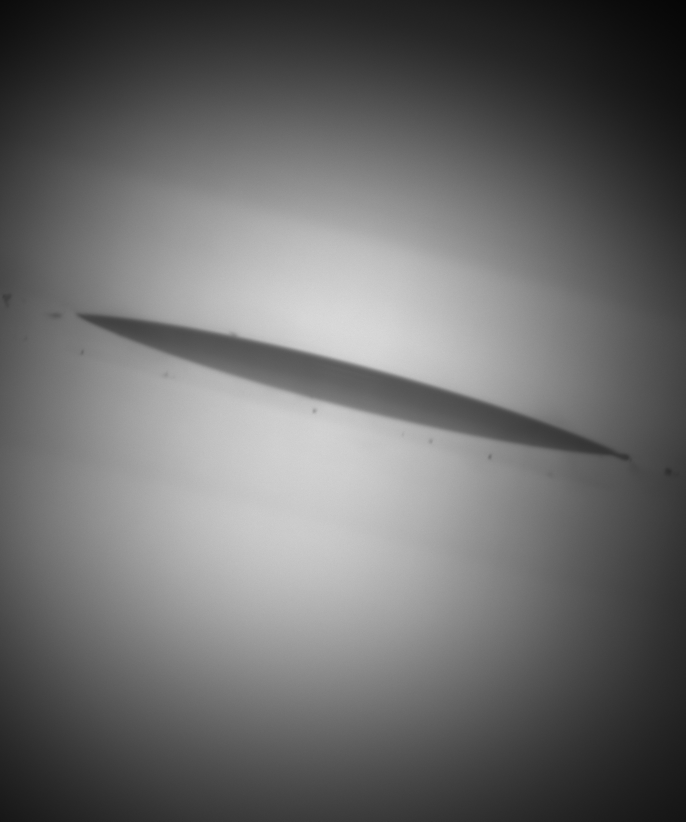
#> input picture OpenCV/img_contact_angle/23.png, 2056 x 2464 px, found by its file name (shown at 1/3 size)
$ jupyter execute Harris_detection.ipynb   (shell and % lines are left out)   (older library calls are emulated)
#> lines starting #> are read from the running program, lines starting #| are printed output that depends on the picture; after the words box and inside, x2 and y2 are one past the last pixel; in counts of white or black regions, pixels touching at a corner belong together; long printed decimals are rounded
[cell 1]
import cv2
import os
import numpy as np
import matplotlib
import matplotlib.pyplot as plt
import pyDSA_core as dsa
import imutils
import re

[cell 2]
import os
os.environ['DISPLAY'] = ':1'
from scipy.spatial import distance as dist
from imutils import perspective
from imutils import contours
from PIL import Image
import numpy as np
import argparse
import imutils
import cv2
from cv2 import drawContours
import math
from typing import List
from skimage import filters
from networkx.algorithms.smallworld import sigma
import matplotlib.pyplot as plt
from skimage import data, filters, color, morphology
from skimage.segmentation import flood, flood_fill

[cell 3]
def img_show(img):
    plt.figure() # figsize=(10,10)
    plt.imshow(img, cmap='gray', vmin=0, vmax=255) # should set cmap="grey" otherwise img will be bluegreem
    plt.colorbar()
    plt.show()
    img.shape

def midpoint(ptA, ptB):
	return ((ptA[0] + ptB[0]) * 0.5, (ptA[1] + ptB[1]) * 0.5)

class Point(object):
    def __init__(self,x,y):
        self.x = x
        self.y = y

    def getX(self):
        return self.x
    def getY(self):
        return self.y

def getGrayDiff(img,currentPoint,tmpPoint):
    return abs(int(img[currentPoint.x,currentPoint.y]) - int(img[tmpPoint.x,tmpPoint.y]))

# [29 lines left out: functions selectConnects, regionGrow, not called in this run]


"""
#cv2.imshow('gauss_2_copy_3',gauss_2_copy_3)

seeds_ = [Point(int(center_x_list_2[1]), int(center_y_list_2[1]))]#,Point(int(center_x_list_2[2]), int(center_y_list_2[2])),Point(int(center_x_list_2[3]), int(center_y_list_2[3]))]
RGImg = regionGrow(closing_2, seeds, 3)
cv2.imshow('Region Growing',RGImg)

cv2.waitKey(0)
"""

[cell 4]
img = cv2.imread( "/home/bofeng/Desktop/BAM/Robot_platform/OpenCV/img_contact_angle/23.png")
#> img is the input picture: shape (2464, 2056, 3); min 5, max 225, mean 107.4
img_grey = cv2.cvtColor(img, cv2.COLOR_BGR2GRAY)
img_show(img = img_grey)
#> in img_show, `plt.show()`:
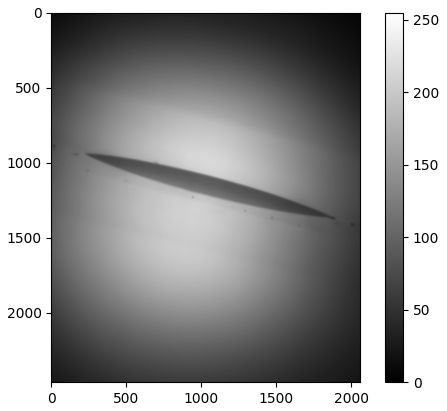
#> figure drawn by matplotlib, 2 panels
thres_min = img.min()
#> thres_min = 5
thres_max = img.max()
#> thres_max = 225
print("thres_min:",thres_min)
#| thres_min: 5
print("thres_max:" ,thres_max)
#| thres_max: 225

[cell 5]
img_grey_roi = img_grey [800:1500, 200:2000]
img_grey_roi_1 = img_grey_roi.copy()
img_show(img = img_grey_roi)
# img_grey_roi_c = img_grey_roi.copy
# try threshold firstly
ret, img_thres_90 = cv2.threshold(img_grey_roi, 90, 255, cv2.THRESH_BINARY_INV); # value = 90
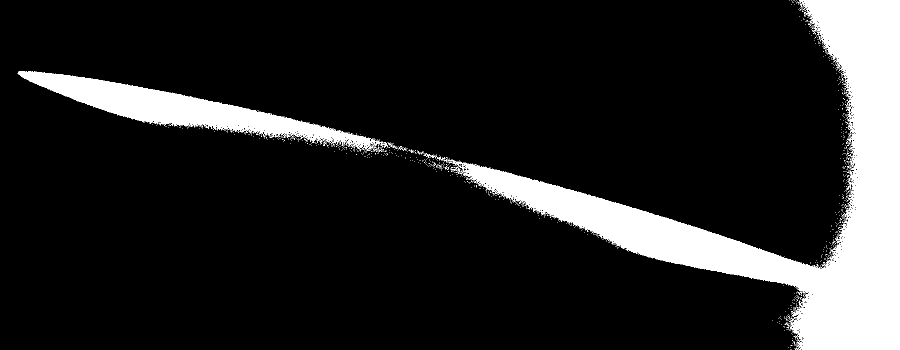
#> img_thres_90: shape (700, 1800) (shown at 1/2 size); 13.6% white; 1254 white regions (1244 under 20 px), largest, box (x1, y1, x2, y2) and area: (898, 0, 1800, 700) 139031, (35, 142, 761, 299) 29521, (853, 308, 872, 316) 48
img_show(img = img_thres_90)

ret, img_thres_140 = cv2.threshold(img_grey_roi, 140, 255, cv2.THRESH_BINARY_INV); # value = 90
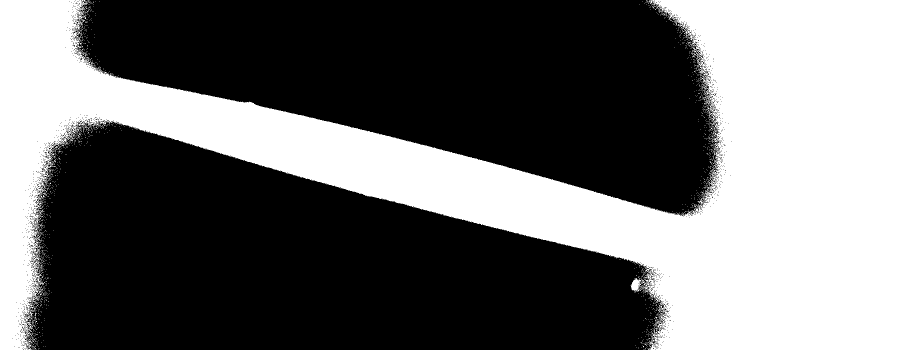
#> img_thres_140: shape (700, 1800) (shown at 1/2 size); 41.2% white; 1314 white regions (1307 under 20 px), largest, box (x1, y1, x2, y2) and area: (0, 0, 1800, 700) 516002, (1307, 656, 1316, 666) 30, (154, 265, 162, 277) 24
img_show(img = img_thres_140)

# seems that cant get both peak in the same time

[cell 6]
# use some open/close opration to ger rid of "noise"
Kernel_Blur = (13,13)
img_Gau = cv2.GaussianBlur(img_grey_roi,Kernel_Blur, 3)
img_show(img = img_Gau)
cv2.imwrite("img_Gau.png", img_Gau)

"""
img_blur = cv2.bilateralFilter(img_grey_roi, 9, 75, 75)
img_show(img = img_blur)
cv2.imwrite("img_blur.png", img_blur)
"""

img_edges = cv2.Canny(img_Gau,10,20)
#> img_edges: shape (700, 1800); 0.43% white in thin lines or dots, all inside (x1, y1, x2, y2) = (28, 133, 1690, 583)
img_show(img = img_edges)
#> in img_show (call 6), `plt.show()`:
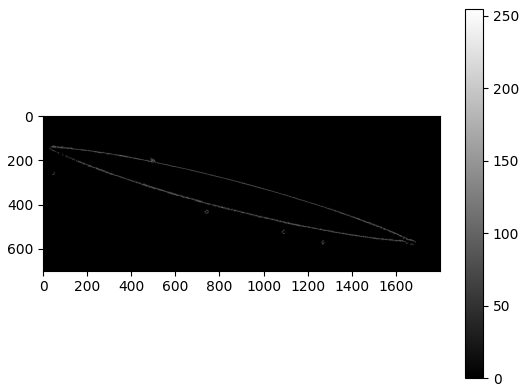
#> figure drawn by matplotlib, 2 panels
cv2.imwrite("Canny.png", img_edges)
#> Out = True

[cell 7]
flood_f = flood_fill(img_grey_roi, (0,0), 255, tolerance=5)
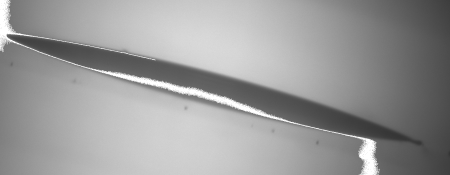
#> flood_f: shape (700, 1800) (shown at 1/4 size); min 49, max 255, mean 153.4
img_show(img = flood_f)
cv2.imwrite("flood.png", flood_f)
#> Out = True

[cell 8]
"""
seeds = [Point(0,0)]
RGImg = regionGrow(img_grey_roi, seeds, 5)
#cv2.imshow('Region Growing',RGImg)
img_show(img = RGImg)
"""

[cell 9]
Kernel_dial = cv2.getStructuringElement(cv2.MORPH_RECT, (5, 5))
Kernel_ero = cv2.getStructuringElement(cv2.MORPH_RECT, (5, 5))
Kernel_mor = cv2.getStructuringElement(cv2.MORPH_RECT, (6, 6))

imgDial = cv2.dilate(img_edges, Kernel_dial, iterations=4)
#> imgDial: shape (700, 1800); 6.9% white; 5 white regions, box (x1, y1, x2, y2) and area: (20, 125, 1698, 591) 82857, (724, 415, 760, 448) 1044, (1076, 505, 1107, 540) 963, (1256, 555, 1284, 589) 869, (35, 244, 60, 274) 661
img_show(img = imgDial)
cv2.imwrite("imgDial.png", imgDial)

img_morph_open = cv2.morphologyEx(imgDial, cv2.MORPH_OPEN, Kernel_mor, iterations=3)
#> img_morph_open: shape (700, 1800); 6.9% white; 5 white regions, box (x1, y1, x2, y2) and area: (23, 128, 1701, 594) 82857, (727, 418, 763, 451) 1044, (1079, 508, 1110, 543) 963, (1259, 558, 1287, 592) 869, (38, 247, 63, 277) 661
img_show(img = img_morph_open)


imgEro = cv2.erode(img_morph_open, Kernel_ero, iterations=2)
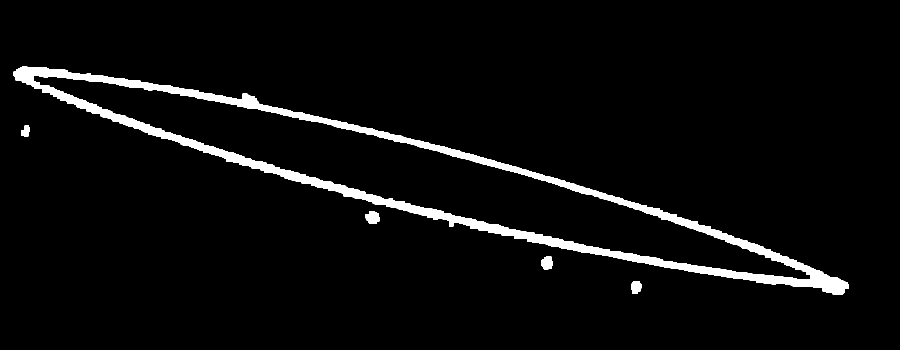
#> imgEro: shape (700, 1800) (shown at 1/2 size); 4.1% white; 5 white regions
img_show(img = imgEro)
cv2.imwrite("imgEro.png", imgEro)
#> Out = True

[cell 10]
contours, hierarchy = cv2.findContours(np.array(imgEro, dtype=np.uint8), cv2.RETR_EXTERNAL,cv2.CHAIN_APPROX_SIMPLE)
#> contours = 5 contours; box (x1, y1, x2, y2) and area: (27, 132, 1697, 590) 180707, (731, 422, 759, 447) 510, (1083, 512, 1106, 539) 457, (1263, 562, 1283, 588) 399, (42, 251, 59, 273) 250
#cv2.drawContours(img_grey_roi, contours, -1, (0, 255, 0), 3)
len(contours)
#> Out = 5

[cell 11]
for i in range(len(contours)):
    area = cv2.contourArea(contours[i])
    print(i, area)#计算轮
#> this loop made 5 passes
#> area on passes 1 to 5: 399, 457, 510.5, 250.5, 180707
#> (printed output is left out)

for i in range(len(contours)):
    area = cv2.contourArea(contours[i]) #计算轮廓所占面积
    if area < 1000:                         #将area小于阈值区域填充背景色，由于OpenCV读出的是BGR值
        cv2.drawContours(img_grey_roi_1,[contours[i]],-1, (240,240,240), thickness=-1)     #原始图片背景BGR值(84,1,68)
        continue
img_show(img_grey_roi_1)

for i in range(len(contours)):
    area = cv2.contourArea(contours[i]) #计算轮廓所占面积
    if area < 1000:                         #将area小于阈值区域填充背景色，由于OpenCV读出的是BGR值
        cv2.drawContours(imgEro,[contours[i]],-1, (0,0,0), thickness=-1)     #原始图片背景BGR值(84,1,68)
        continue
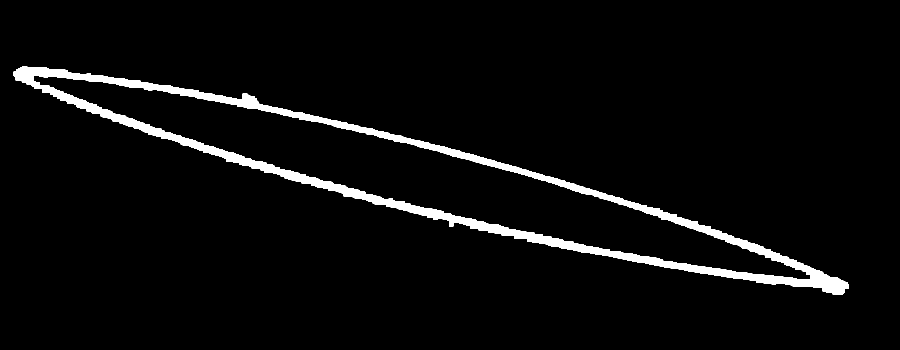
#> imgEro: shape (700, 1800) (shown at 1/2 size); 4% white; 1 white region
img_show(imgEro)

[cell 12]
# [25 lines left out: function fillContour, not called in this run]

[cell 13]
contours, hierarchy = cv2.findContours(np.array(imgEro, dtype=np.uint8), cv2.RETR_EXTERNAL,cv2.CHAIN_APPROX_SIMPLE)
#> contours = 1 contour; box (x1, y1, x2, y2) and area: (27, 132, 1697, 590) 180707
cv2.drawContours(img_grey_roi, contours, -1, (0, 255, 0), 3)
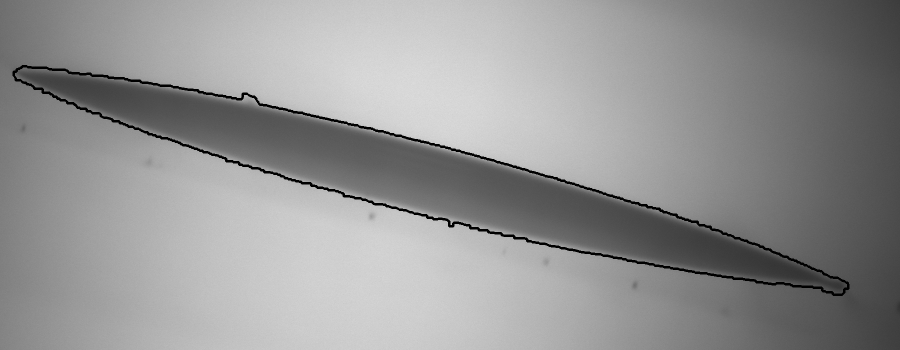
#> img_grey_roi: shape (700, 1800) (shown at 1/2 size); min 0, max 225, mean 147.6
img_show(img_grey_roi_1)
len(contours)

seed_box = cv2.minAreaRect(contours[0])
#> seed_box = ((860.6, 363.1), (151.1, 1724.2), -74.39)
print(seed_box)
#| ((860.627, 363.124), (151.081, 1724.224), -74.389)
seed_box = cv2.cv.BoxPoints(seed_box) if imutils.is_cv2() else cv2.boxPoints(seed_box)
#> seed_box = ((1670.6, 667.9), (9.99, 203.9), (50.65, 58.37), (1711.3, 522.4))
seed_box = np.array(seed_box, dtype="int")
#> seed_box = [[1670, 667], [9, 203], [50, 58], [1711, 522]]
seed_box = perspective.order_points(seed_box)
#> seed_box = [[50, 58], [1711, 522], [1670, 667], [9, 203]]

#seed_boxes.append(seed_box.astype("int"))

# Get the midpoint of the length and width of the box
(seed_tl, seed_tr, seed_br, seed_bl) = seed_box
#> seed_tl = [50, 58]; seed_tr = [1711, 522]; seed_br = [1670, 667]; seed_bl = [9, 203]

# Midpoints of the width sides of box
(seed_tltrX, seed_tltrY) = midpoint(seed_tl, seed_tr)
#> seed_tltrX = 880.5; seed_tltrY = 290
(seed_blbrX, seed_blbrY) = midpoint(seed_bl, seed_br)
#> seed_blbrX = 839.5; seed_blbrY = 435

# Midpoints of the length sides of box
(seed_tlblX, seed_tlblY) = midpoint(seed_tl, seed_bl)
#> seed_tlblX = 29.5; seed_tlblY = 130.5
(seed_trbrX, seed_trbrY) = midpoint(seed_tr, seed_br)
#> seed_trbrX = 1690.5; seed_trbrY = 594.5


cv2.circle(img_grey_roi_1,(int(seed_tltrX),int(seed_tltrY)),10,40,-1)
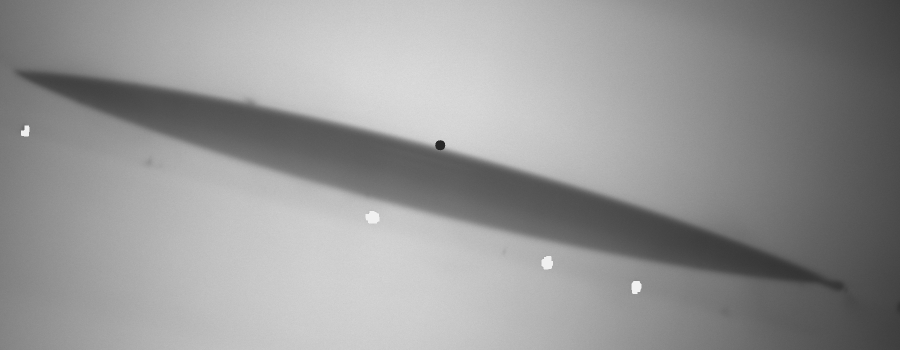
#> img_grey_roi_1: shape (700, 1800) (shown at 1/2 size); min 40, max 240, mean 149.7
cv2.circle(img_grey_roi_1,(int(seed_blbrX),int(seed_blbrY)),10,40,-1)
#> img_grey_roi_1: shape (700, 1800); 0.03% of pixels changed, all inside (x1, y1, x2, y2) = (829, 425, 850, 446)
cv2.circle(img_grey_roi_1,(int(seed_tlblX),int(seed_tlblY)),10,40,-1)
#> img_grey_roi_1: shape (700, 1800); min 40, max 240, mean 149.7
cv2.circle(img_grey_roi_1,(int(seed_trbrX),int(seed_trbrY)),10,40,-1)
#> img_grey_roi_1: shape (700, 1800); min 40, max 240, mean 149.7

img_show(img_grey_roi_1)
init_point = midpoint((int(seed_tltrX), int(seed_tltrY)),(int(seed_blbrX), int(seed_blbrY)))
#> init_point = (859.5, 362.5)

[cell 14]
for seed_c in contours:
    # if it's too small, it might be noise, just ignore it
    if cv2.contourArea(seed_c) < 5:
        continue

    epsilon = 0.15*cv2.arcLength(seed_c,True)
    approx = cv2.approxPolyDP(seed_c,epsilon,True)
    #cv2.drawContours(np.array(img_grey_roi), seed_c, -1, (0, 255, 0), 20)
    cv2.drawContours(img_grey_roi, approx, -1, (0, 255, 0), 20)
    print(approx)
#> this loop made 1 pass
#> (epsilon, approx) on pass 1: (589.9, [[27, 143], [1696, 577]])
#> (printed output is left out)
#> img_grey_roi: shape (700, 1800); 0.03% of pixels changed, all inside (x1, y1, x2, y2) = (17, 133, 1707, 588)
    #cv2.waitKey(0)

img_show(img_grey_roi)
cv2.imwrite("seed.png", img_grey_roi)

point_1 = str(approx[0])
#> point_1 = '[[ 27 143]]'
regex = re.compile('\d+')
point_1_x = int(re.findall(regex, point_1)[0])
#> point_1_x = 27
point_1_y = int(re.findall(regex, point_1)[1])
#> point_1_y = 143
point_1_= [point_1_x,point_1_y]
#> point_1_ = [27, 143]

point_2 = str(approx[1])
#> point_2 = '[[1696  577]]'
regex = re.compile('\d+')
point_2_x = int(re.findall(regex, point_2)[0])
#> point_2_x = 1696
point_2_y = int(re.findall(regex, point_2)[1])
#> point_2_y = 577
point_2_= [point_2_x,point_2_y]
#> point_2_ = [1696, 577]

[cell 15]
cv2.line(img_grey_roi, point_1_, point_2_, color = (0, 0, 255), thickness = 2, lineType = 8)
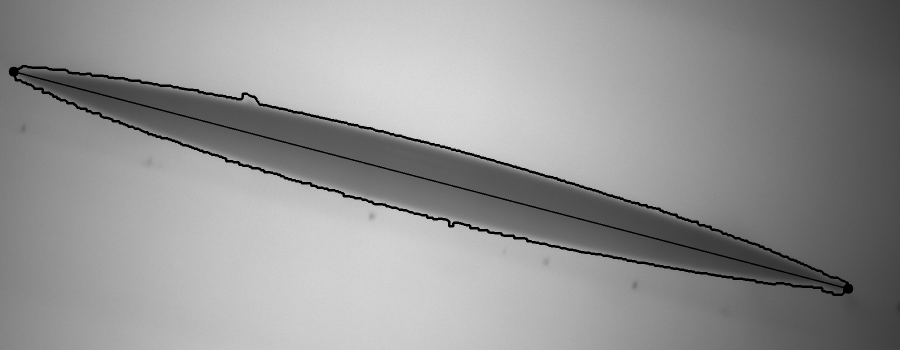
#> img_grey_roi: shape (700, 1800) (shown at 1/2 size); min 0, max 225, mean 147.3
img_show(img_grey_roi)

$ run again, with OpenCV/img_contact_angle/0.png copied over OpenCV/img_contact_angle/23.png
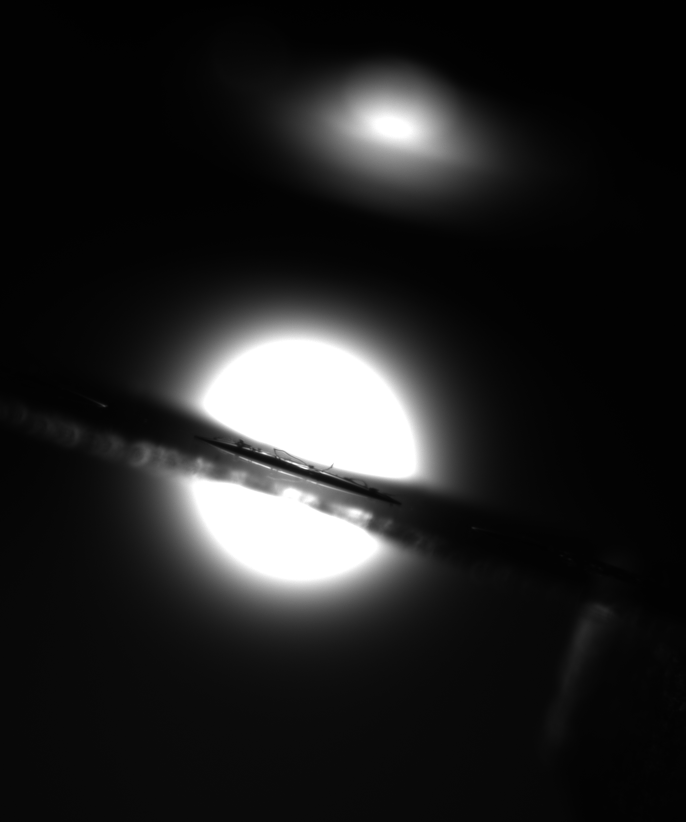
#> input picture OpenCV/img_contact_angle/0.png, 2056 x 2464 px, found by its file name (shown at 1/3 size)
#> img is the input picture: shape (2464, 2056, 3); min 1, max 255, mean 34.2
#> thres_min = 1
#> thres_max = 255
#| thres_min: 1
#| thres_max: 255
#> img_thres_90: shape (700, 1800); 73.1% white; 111 black regions (104 under 20 px), largest, box (x1, y1, x2, y2) and area: (325, 137, 1132, 660) 288697, (270, 568, 869, 700) 49329, (226, 553, 248, 586) 308
#> img_thres_140: shape (700, 1800); 78.9% white; 81 black regions (74 under 20 px), largest, box (x1, y1, x2, y2) and area: (359, 169, 1098, 649) 238357, (318, 606, 816, 700) 27062, (554, 583, 614, 608) 376
#> img_edges: shape (700, 1800); 1.2% white in thin lines or dots, all inside (x1, y1, x2, y2) = (94, 181, 1102, 700)
#> `cv2.imwrite("Canny.png", img_edges)`: Out = True
#> imgDial: shape (700, 1800); 13.3% white; 2 white regions, box (x1, y1, x2, y2) and area: (189, 173, 1110, 700) 166910, (86, 398, 131, 430) 1196
#> img_morph_open: shape (700, 1800); 13.3% white; 2 white regions, box (x1, y1, x2, y2) and area: (192, 176, 1113, 700) 166245, (89, 401, 134, 433) 1196
#> `contours, hierarchy = cv2.findContours(np.array(imgEro, dtype=np.uint8..`: contours = 3 contours; box (x1, y1, x2, y2) and area: (201, 180, 1109, 700) 308184, (93, 405, 130, 429) 593, (196, 594, 211, 608) 164
#> `len(contours)`: Out = 3
#> the loop `for i in range(len(contours)):` made 3 passes
#> area on passes 1 to 3: 164.5, 593, 308183.5
#> (printed output is left out)
#> after the loop `for i in range(len(contours)):`:
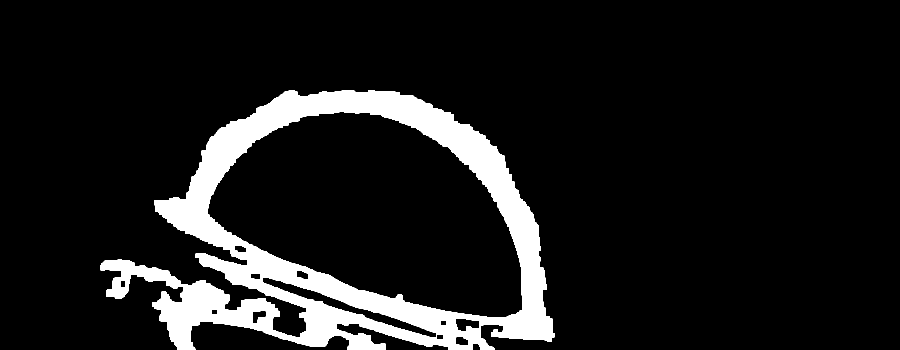
#> imgEro: shape (700, 1800) (shown at 1/2 size); 10.4% white; 1 white region
#> `contours, hierarchy = cv2.findContours(np.array(imgEro, dtype=np.uint8..`: contours = 1 contour; box (x1, y1, x2, y2) and area: (201, 180, 1109, 700) 308184
#> `seed_box = cv2.minAreaRect(contours[0])`: seed_box = ((654.5, 439.5), (519, 907), -90)
#| ((654.5, 439.5), (519.0, 907.0), -90.0)
#> `seed_box = cv2.cv.BoxPoints(seed_box) if imutils.is_cv2() else cv2.box..`: seed_box = ((1108, 699), (201, 699), (201, 180), (1108, 180))
#> `seed_box = np.array(seed_box, dtype="int")`: seed_box = [[1108, 699], [201, 699], [201, 180], [1108, 180]]
#> `seed_box = perspective.order_points(seed_box)`: seed_box = [[201, 180], [1108, 180], [1108, 699], [201, 699]]
#> seed_tl = [201, 180]; seed_tr = [1108, 180]; seed_br = [1108, 699]; seed_bl = [201, 699]
#> seed_tltrX = 654.5; seed_tltrY = 180
#> seed_blbrX = 654.5; seed_blbrY = 699
#> seed_tlblX = 201; seed_tlblY = 439.5
#> seed_trbrX = 1108; seed_trbrY = 439.5
#> init_point = (654, 439.5)
#> the loop `for seed_c in contours: # if it's too small, it might be noise, just i..` made 1 pass
#> (epsilon, approx) on pass 1: (731.9, [[1108, 674], [201, 530]])
#> (printed output is left out)
#> point_1 = '[[1108  674]]'
#> point_1_x = 1108
#> point_1_y = 674
#> point_1_ = [1108, 674]
#> point_2 = '[[201 530]]'
#> point_2_x = 201
#> point_2_y = 530
#> point_2_ = [201, 530]
#> `cv2.line(img_grey_roi, point_1_, point_2_, color = (0, 0, 255), thickn..`:
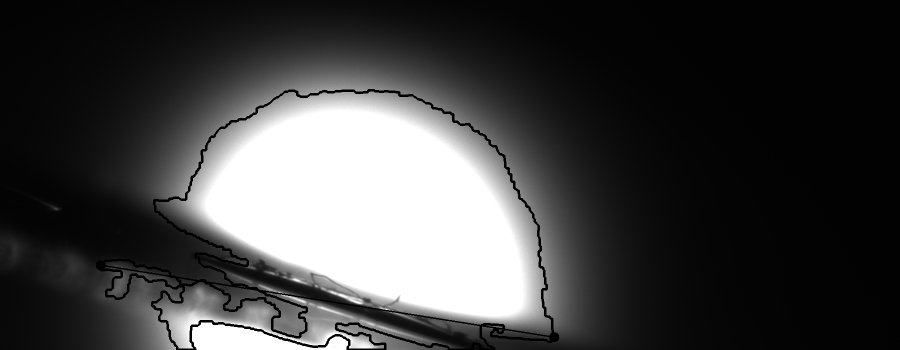
#> img_grey_roi: shape (700, 1800) (shown at 1/2 size); min 0, max 255, mean 66.6
